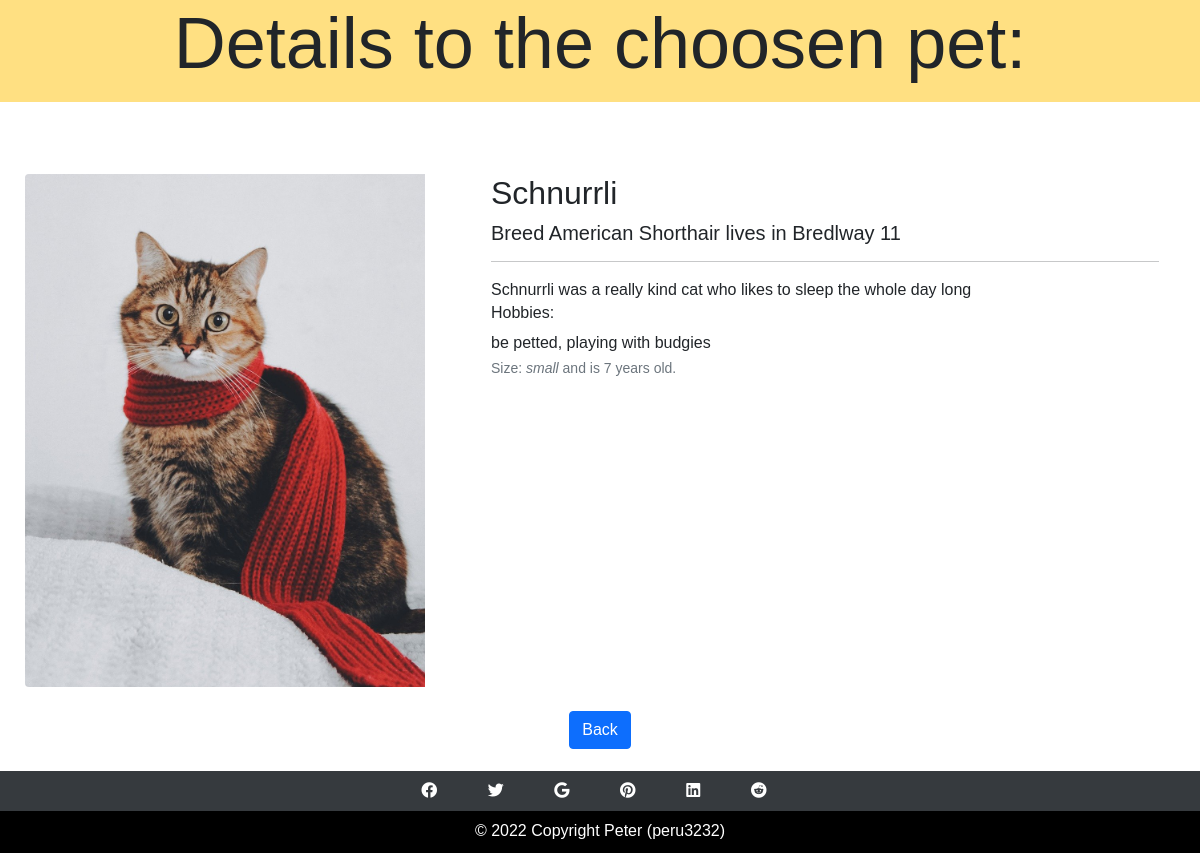
/animals/details.php?id=1, run on the app's committed database.
### tables this page shows
CREATE TABLE `animals` (
  `id` int(11) NOT NULL,
  `breed` varchar(32) NOT NULL,
  `name` varchar(32) NOT NULL,
  `location` varchar(64) DEFAULT NULL,
  `description` varchar(256) DEFAULT NULL,
  `size` varchar(16) NOT NULL,
  `age` smallint(6) NOT NULL,
  `hobbies` varchar(128) DEFAULT NULL,
  `photo` varchar(32) NOT NULL
);

### animals/details.php (the view, shortened to what this page needs)
<?php
require_once '../components/db_usage.php';
require_once '../components/session.php';
$sql = "SELECT * FROM animals where `id` = $_GET[id]";
$result = mysqli_query($connect ,$sql);
$row = mysqli_fetch_array($result, MYSQLI_ASSOC);
$b_admin?$extraButtons="<a href='update.php?id={$row['id']}'><button class='btn btn-secondary me-3'>Edit</button></a>
            <a href='delete.php?id={$row['id']}'><button class='btn btn-danger me-3'>Delete</button></a>
":(
$b_user?$extraButtons="<a href='adoption.php?id={$row['id']}'><button class='btn btn-success px-3'>Take me home</button></a>"
:$extraButtons="");
$output =  "
<h1 class='pb-3 text-center bg-warning bg-opacity-50 display-2'>Details to the choosen pet:</h1>
<div class='row justify-content-center pt-5'>
  <div class='row justify-content-center content-container'>
      <div class='row justify-content-around g-0'>
        <div class='col-sm-4'>
          <img src='../images/{$row['photo']}' class='img-fluid rounded-start my-3' alt='{$row['name']}'>
        </div>
        <div class='col-sm-7'>
          <div class='card-body'>
            <h2 class='card-title'>{$row['name']}</h2>
            <h5 class='card-title'>Breed {$row['breed']} lives in {$row['location']}</h5><hr>
            <p class='card-text'>{$row['description']}</p>
            <h6> Hobbies: </h6>
            <p class='card-text'>{$row['hobbies']}</p>
            <p class='card-text'><small class='text-muted'>Size: <i>{$row['size']}</i> and is {$row['age']} years old. </small></p>
        </div>
      </div>
    </div>
</div>
        <div class='py-2 text-center'>
            <a href='../home.php'><button class='btn btn-primary mx-3'>Back</button></a>
            $extraButtons
        </div>
";
?>
<!DOCTYPE html>
<html lang="en">
<head>
    <?php require_once '../components/styles.php'?>
</head>
<body>
<?= $output ?>
<div class="p-5"> </div>
</body>
</html>

### styles/main.css (style rules this page uses)
body { font-family: Arial, Helvetica, sans-serif; min-width: 350px; }
a { color: white !important; text-decoration: none !important; }
p { margin-bottom: 0.1em; }
footer { height: 80px; }

### data on the page
animals: photo (picture), name "Schnurrli", breed "American Shorthair", location "Bredlway 11", description "Schnurrli was a really kind cat who likes to sleep the whole day long", hobbies "be petted, playing with budgies", size "small", age "7"
